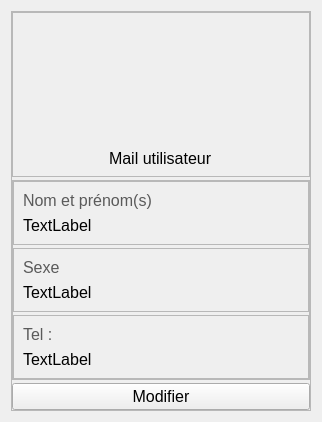
                  <widget class="QWidget" name="DirEcole">
                   <attribute name="title">
                    <string>Directeur de l'école</string>
                   </attribute>
                   <layout class="QHBoxLayout" name="horizontalLayout_11">
                    <item alignment="Qt::AlignTop">
                     <widget class="QFrame" name="dirEcoleInfo">
                      <property name="minimumSize">
                       <size>
                        <width>300</width>
                        <height>0</height>
                       </size>
                      </property>
                      <property name="maximumSize">
                       <size>
                        <width>300</width>
                        <height>16777215</height>
                       </size>
                      </property>
                      <property name="frameShape">
                       <enum>QFrame::StyledPanel</enum>
                      </property>
                      <property name="frameShadow">
                       <enum>QFrame::Raised</enum>
                      </property>
                      <layout class="QVBoxLayout" name="verticalLayout_13">
                       <property name="spacing">
                        <number>3</number>
                       </property>
                       <property name="leftMargin">
                        <number>0</number>
                       </property>
                       <property name="topMargin">
                        <number>0</number>
                       </property>
                       <property name="rightMargin">
                        <number>0</number>
                       </property>
                       <property name="bottomMargin">
                        <number>0</number>
                       </property>
                       <item alignment="Qt::AlignTop">
                        <widget class="QFrame" name="frame_24">
                         <property name="frameShape">
                          <enum>QFrame::StyledPanel</enum>
                         </property>
                         <property name="frameShadow">
                          <enum>QFrame::Raised</enum>
                         </property>
                         <layout class="QVBoxLayout" name="verticalLayout_14">
                          <property name="spacing">
                           <number>0</number>
                          </property>
                          <property name="leftMargin">
                           <number>0</number>
                          </property>
                          <property name="topMargin">
                           <number>8</number>
                          </property>
                          <property name="rightMargin">
                           <number>0</number>
                          </property>
                          <property name="bottomMargin">
                           <number>0</number>
                          </property>
                          <item alignment="Qt::AlignHCenter">
                           <widget class="QLabel" name="photoDirEcole">
                            <property name="minimumSize">
                             <size>
                              <width>120</width>
                              <height>120</height>
                             </size>
                            </property>
                            <property name="maximumSize">
                             <size>
                              <width>120</width>
                              <height>120</height>
                             </size>
                            </property>
                            <property name="text">
                             <string/>
                            </property>
                            <property name="pixmap">
                             <pixmap resource="ressources.qrc">:/images/images/manager.png</pixmap>
                            </property>
                            <property name="scaledContents">
                             <bool>true</bool>
                            </property>
                           </widget>
                          </item>
                          <item alignment="Qt::AlignHCenter">
                           <widget class="QLabel" name="mailDirEcole">
                            <property name="minimumSize">
                             <size>
                              <width>0</width>
                              <height>35</height>
                             </size>
                            </property>
                            <property name="maximumSize">
                             <size>
                              <width>16777215</width>
                              <height>35</height>
                             </size>
                            </property>
                            <property name="font">
                             <font>
                              <pointsize>12</pointsize>
                             </font>
                            </property>
                            <property name="text">
                             <string>Mail utilisateur</string>
                            </property>
                           </widget>
                          </item>
                         </layout>
                        </widget>
                       </item>
                       <item>
                        <widget class="QFrame" name="subinfo2">
                         <property name="frameShape">
                          <enum>QFrame::StyledPanel</enum>
                         </property>
                         <property name="frameShadow">
                          <enum>QFrame::Raised</enum>
                         </property>
                         <layout class="QVBoxLayout" name="verticalLayout_20">
                          <property name="spacing">
                           <number>3</number>
                          </property>
                          <property name="leftMargin">
                           <number>0</number>
                          </property>
                          <property name="topMargin">
                           <number>0</number>
                          </property>
                          <property name="rightMargin">
                           <number>0</number>
                          </property>
                          <property name="bottomMargin">
                           <number>0</number>
                          </property>
                          <item>
                           <widget class="QFrame" name="frame_39">
                            <property name="frameShape">
                             <enum>QFrame::StyledPanel</enum>
                            </property>
                            <property name="frameShadow">
                             <enum>QFrame::Raised</enum>
                            </property>
                            <layout class="QVBoxLayout" name="verticalLayout_23">
                             <item>
                              <widget class="QLabel" name="label_17">
                               <property name="font">
                                <font>
                                 <pointsize>12</pointsize>
                                </font>
                               </property>
                               <property name="styleSheet">
                                <string notr="true">color:rgb(90,90,90)</string>
                               </property>
                               <property name="text">
                                <string>Nom et prénom(s) </string>
                               </property>
                              </widget>
                             </item>
                             <item>
                              <widget class="QLabel" name="nomdirEcole">
                               <property name="font">
                                <font>
                                 <pointsize>12</pointsize>
                                </font>
                               </property>
                               <property name="text">
                                <string>TextLabel</string>
                               </property>
                              </widget>
                             </item>
                            </layout>
                           </widget>
                          </item>
                          <item>
                           <widget class="QFrame" name="frame_26">
                            <property name="frameShape">
                             <enum>QFrame::StyledPanel</enum>
                            </property>
                            <property name="frameShadow">
                             <enum>QFrame::Raised</enum>
                            </property>
                            <layout class="QVBoxLayout" name="verticalLayout_30">
                             <item>
                              <widget class="QLabel" name="label_19">
                               <property name="font">
                                <font>
                                 <pointsize>12</pointsize>
                                </font>
                               </property>
                               <property name="styleSheet">
                                <string notr="true">color:rgb(90,90,90)</string>
                               </property>
                               <property name="text">
                                <string>Sexe </string>
                               </property>
                              </widget>
                             </item>
                             <item>
                              <widget class="QLabel" name="sexeDirEcole">
                               <property name="font">
                                <font>
                                 <pointsize>12</pointsize>
                                </font>
                               </property>
                               <property name="text">
                                <string>TextLabel</string>
                               </property>
                              </widget>
                             </item>
                            </layout>
                           </widget>
                          </item>
                          <item>
                           <widget class="QFrame" name="frame_30">
                            <property name="frameShape">
                             <enum>QFrame::StyledPanel</enum>
                            </property>
                            <property name="frameShadow">
                             <enum>QFrame::Raised</enum>
                            </property>
                            <layout class="QVBoxLayout" name="verticalLayout_31">
                             <item>
                              <widget class="QLabel" name="label_39">
                               <property name="font">
                                <font>
                                 <pointsize>12</pointsize>
                                </font>
                               </property>
                               <property name="styleSheet">
                                <string notr="true">color:rgb(90,90,90)</string>
                               </property>
                               <property name="text">
                                <string>Tel :</string>
                               </property>
                              </widget>
                             </item>
                             <item>
                              <widget class="QLabel" name="telDirEcole">
                               <property name="font">
                                <font>
                                 <pointsize>12</pointsize>
                                </font>
                               </property>
                               <property name="text">
                                <string>TextLabel</string>
                               </property>
                              </widget>
                             </item>
                            </layout>
                           </widget>
                          </item>
                         </layout>
                        </widget>
                       </item>
                       <item>
                        <widget class="QPushButton" name="pushButton_11">
                         <property name="font">
                          <font>
                           <pointsize>12</pointsize>
                          </font>
                         </property>
                         <property name="cursor">
                          <cursorShape>PointingHandCursor</cursorShape>
                         </property>
                         <property name="text">
                          <string>Modifier</string>
                         </property>
                        </widget>
                       </item>
                      </layout>
                     </widget>
                    </item>
                   </layout>
                  </widget>
